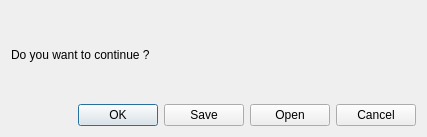
<?xml version="1.0" encoding="UTF-8"?>
<ui version="4.0">
 <class>Infodialog</class>
 <widget class="QDialog" name="Infodialog">
  <property name="geometry">
   <rect>
    <x>0</x>
    <y>0</y>
    <width>427</width>
    <height>137</height>
   </rect>
  </property>
  <property name="windowTitle">
   <string>Dialog</string>
  </property>
  <layout class="QVBoxLayout" name="verticalLayout">
   <item>
    <widget class="QLabel" name="label">
     <property name="text">
      <string>Do you want to continue ?</string>
     </property>
    </widget>
   </item>
   <item>
    <widget class="QDialogButtonBox" name="buttonBox">
     <property name="standardButtons">
      <set>QDialogButtonBox::StandardButton::Cancel|QDialogButtonBox::StandardButton::Ok|QDialogButtonBox::StandardButton::Open|QDialogButtonBox::StandardButton::Save</set>
     </property>
    </widget>
   </item>
  </layout>
 </widget>
 <resources/>
 <connections/>
</ui>
